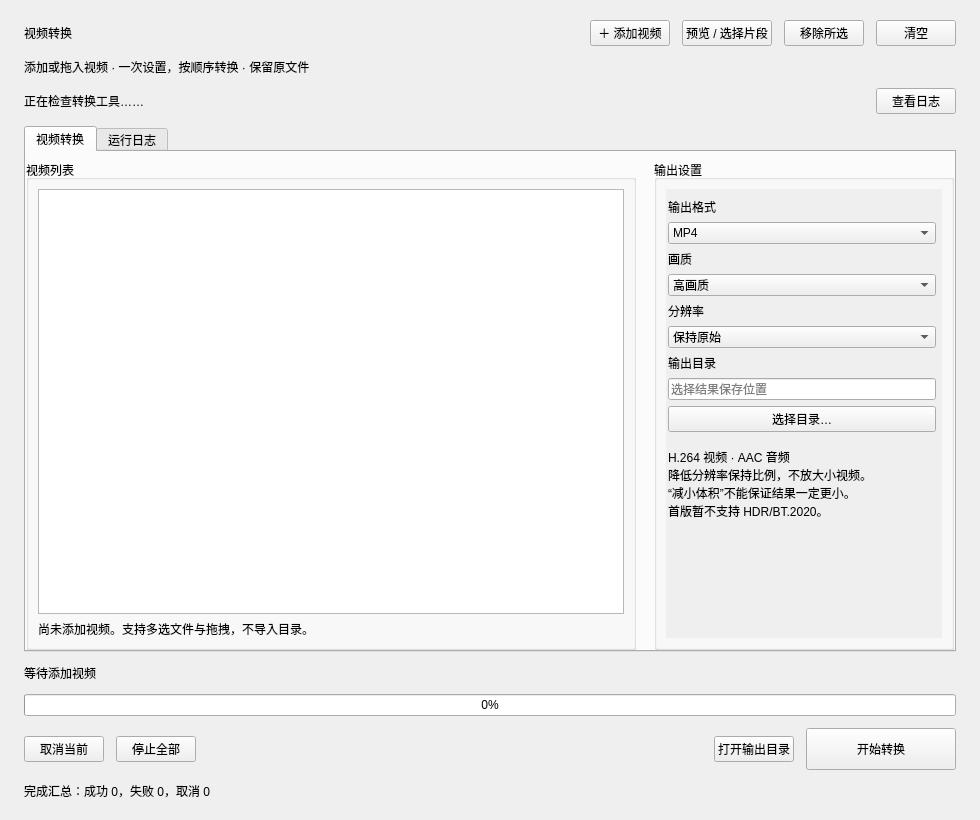
<?xml version="1.0" encoding="utf-8"?>
<ui version="4.0">
 <class>MainWindow</class>
 <widget class="QMainWindow" name="MainWindow">
  <property name="geometry">
   <rect>
    <x>0</x>
    <y>0</y>
    <width>980</width>
    <height>820</height>
   </rect>
  </property>
  <property name="minimumSize">
   <size>
    <width>880</width>
    <height>720</height>
   </size>
  </property>
  <property name="windowTitle">
   <string>VideoConversion · 视频转换器</string>
  </property>
  <widget class="QWidget" name="centralWidget">
   <layout class="QVBoxLayout" name="mainLayout" stretch="0,0,0,1,0,0,0,0">
    <property name="spacing">
     <number>12</number>
    </property>
    <property name="leftMargin">
     <number>24</number>
    </property>
    <property name="topMargin">
     <number>20</number>
    </property>
    <property name="rightMargin">
     <number>24</number>
    </property>
    <property name="bottomMargin">
     <number>20</number>
    </property>
    <item>
     <layout class="QHBoxLayout" name="headerLayout">
      <item>
       <widget class="QLabel" name="titleLabel">
        <property name="text">
         <string>视频转换</string>
        </property>
       </widget>
      </item>
      <item>
       <spacer name="headerSpacer">
        <property name="orientation">
         <enum>Qt::Horizontal</enum>
        </property>
        <property name="sizeHint" stdset="0">
         <size>
          <width>40</width>
          <height>20</height>
         </size>
        </property>
       </spacer>
      </item>
      <item>
       <widget class="QPushButton" name="addButton">
        <property name="text">
         <string>＋ 添加视频</string>
        </property>
       </widget>
      </item>
      <item>
       <widget class="QPushButton" name="previewButton">
        <property name="text"><string>预览 / 选择片段</string></property>
       </widget>
      </item>
      <item>
       <widget class="QPushButton" name="removeButton">
        <property name="text">
         <string>移除所选</string>
        </property>
       </widget>
      </item>
      <item>
       <widget class="QPushButton" name="clearButton">
        <property name="text">
         <string>清空</string>
        </property>
       </widget>
      </item>
     </layout>
    </item>
    <item>
     <widget class="QLabel" name="introLabel">
      <property name="text">
       <string>添加或拖入视频 · 一次设置，按顺序转换 · 保留原文件</string>
      </property>
     </widget>
    </item>
    <item>
     <layout class="QHBoxLayout" name="noticeLayout" stretch="1,0">
      <item>
       <widget class="QLabel" name="noticeLabel">
        <property name="text">
         <string>正在检查转换工具……</string>
        </property>
        <property name="wordWrap">
         <bool>true</bool>
        </property>
       </widget>
      </item>
      <item>
       <widget class="QPushButton" name="logsButton">
        <property name="text">
         <string>查看日志</string>
        </property>
       </widget>
      </item>
     </layout>
    </item>
    <item>
     <widget class="QTabWidget" name="pageTabs">
      <property name="currentIndex">
       <number>0</number>
      </property>
      <widget class="QWidget" name="conversionPage">
       <attribute name="title">
        <string>视频转换</string>
       </attribute>
       <layout class="QVBoxLayout" name="conversionPageLayout">
        <property name="leftMargin">
         <number>0</number>
        </property>
        <property name="topMargin">
         <number>8</number>
        </property>
        <property name="rightMargin">
         <number>0</number>
        </property>
        <property name="bottomMargin">
         <number>0</number>
        </property>
        <item>
         <layout class="QHBoxLayout" name="contentLayout" stretch="1,0">
          <property name="spacing">
           <number>18</number>
          </property>
          <item>
           <widget class="QGroupBox" name="queueGroup">
            <property name="maximumSize">
             <size>
              <width>620</width>
              <height>16777215</height>
             </size>
            </property>
            <property name="title">
             <string>视频列表</string>
            </property>
            <layout class="QVBoxLayout" name="queueLayout">
             <item>
              <widget class="QListWidget" name="videoList">
               <property name="selectionMode">
                <enum>QAbstractItemView::ExtendedSelection</enum>
               </property>
               <property name="iconSize">
                <size>
                 <width>128</width>
                 <height>80</height>
                </size>
               </property>
               <property name="spacing">
                <number>5</number>
               </property>
              </widget>
             </item>
             <item>
              <widget class="QLabel" name="queueHint">
               <property name="text">
                <string>尚未添加视频。支持多选文件与拖拽，不导入目录。</string>
               </property>
               <property name="wordWrap">
                <bool>true</bool>
               </property>
              </widget>
             </item>
            </layout>
           </widget>
          </item>
          <item>
           <widget class="QGroupBox" name="settingsGroup">
            <property name="minimumSize">
             <size>
              <width>300</width>
              <height>200</height>
             </size>
            </property>
            <property name="maximumSize">
             <size>
              <width>340</width>
              <height>16777215</height>
             </size>
            </property>
            <property name="title">
             <string>输出设置</string>
            </property>
            <layout class="QVBoxLayout" name="settingsOuterLayout">
             <item>
              <widget class="QScrollArea" name="settingsScroll">
               <property name="frameShape">
                <enum>QFrame::NoFrame</enum>
               </property>
               <property name="widgetResizable">
                <bool>true</bool>
               </property>
               <widget class="QWidget" name="settingsContents">
                <property name="minimumSize">
                 <size>
                  <width>0</width>
                  <height>440</height>
                 </size>
                </property>
                <layout class="QVBoxLayout" name="settingsLayout">
                 <property name="spacing">
                  <number>6</number>
                 </property>
                 <property name="leftMargin">
                  <number>2</number>
                 </property>
                 <property name="rightMargin">
                  <number>6</number>
                 </property>
                 <item>
                  <widget class="QLabel" name="formatLabel">
                   <property name="text">
                    <string>输出格式</string>
                   </property>
                  </widget>
                 </item>
                 <item>
                  <widget class="QComboBox" name="formatCombo">
                   <item>
                    <property name="text">
                     <string>MP4</string>
                    </property>
                   </item>
                   <item>
                    <property name="text">
                     <string>MKV</string>
                    </property>
                   </item>
                  </widget>
                 </item>
                 <item>
                  <widget class="QLabel" name="qualityLabel">
                   <property name="text">
                    <string>画质</string>
                   </property>
                  </widget>
                 </item>
                 <item>
                  <widget class="QComboBox" name="qualityCombo">
                   <item>
                    <property name="text">
                     <string>高画质</string>
                    </property>
                   </item>
                   <item>
                    <property name="text">
                     <string>标准画质</string>
                    </property>
                   </item>
                   <item>
                    <property name="text">
                     <string>减小体积</string>
                    </property>
                   </item>
                  </widget>
                 </item>
                 <item>
                  <widget class="QLabel" name="resolutionLabel">
                   <property name="text">
                    <string>分辨率</string>
                   </property>
                  </widget>
                 </item>
                 <item>
                  <widget class="QComboBox" name="resolutionCombo">
                   <item>
                    <property name="text">
                     <string>保持原始</string>
                    </property>
                   </item>
                   <item>
                    <property name="text">
                     <string>不超过 1080p</string>
                    </property>
                   </item>
                   <item>
                    <property name="text">
                     <string>不超过 720p</string>
                    </property>
                   </item>
                  </widget>
                 </item>
                 <item>
                  <widget class="QLabel" name="directoryLabel">
                   <property name="text">
                    <string>输出目录</string>
                   </property>
                  </widget>
                 </item>
                 <item>
                  <widget class="QLineEdit" name="directoryEdit">
                   <property name="placeholderText">
                    <string>选择结果保存位置</string>
                   </property>
                  </widget>
                 </item>
                 <item>
                  <widget class="QPushButton" name="browseButton">
                   <property name="text">
                    <string>选择目录…</string>
                   </property>
                  </widget>
                 </item>
                 <item>
                  <widget class="QLabel" name="encodingHint">
                   <property name="minimumSize">
                    <size>
                     <width>0</width>
                     <height>92</height>
                    </size>
                   </property>
                   <property name="text">
                    <string>H.264 视频 · AAC 音频
降低分辨率保持比例，不放大小视频。
“减小体积”不能保证结果一定更小。
首版暂不支持 HDR/BT.2020。</string>
                   </property>
                   <property name="wordWrap">
                    <bool>true</bool>
                   </property>
                  </widget>
                 </item>
                 <item>
                  <spacer name="settingsSpacer">
                   <property name="orientation">
                    <enum>Qt::Vertical</enum>
                   </property>
                   <property name="sizeHint" stdset="0">
                    <size>
                     <width>20</width>
                     <height>30</height>
                    </size>
                   </property>
                  </spacer>
                 </item>
                </layout>
               </widget>
              </widget>
             </item>
            </layout>
           </widget>
          </item>
         </layout>
        </item>
       </layout>
      </widget>
      <widget class="QWidget" name="logsPage">
       <attribute name="title">
        <string>运行日志</string>
       </attribute>
       <layout class="QVBoxLayout" name="logsPageLayout" stretch="0,1">
        <property name="leftMargin">
         <number>0</number>
        </property>
        <property name="topMargin">
         <number>8</number>
        </property>
        <property name="rightMargin">
         <number>0</number>
        </property>
        <property name="bottomMargin">
         <number>0</number>
        </property>
        <item>
         <layout class="QHBoxLayout" name="logsToolbar">
          <item>
           <widget class="QLabel" name="logsHint">
            <property name="text">
             <string>当前会话最近的诊断 · 切换页面不影响转换</string>
            </property>
           </widget>
          </item>
          <item>
           <spacer name="logsSpacer">
            <property name="orientation">
             <enum>Qt::Horizontal</enum>
            </property>
            <property name="sizeHint" stdset="0">
             <size>
              <width>40</width>
              <height>20</height>
             </size>
            </property>
           </spacer>
          </item>
          <item>
           <widget class="QPushButton" name="copyButton">
            <property name="text">
             <string>复制日志</string>
            </property>
           </widget>
          </item>
         </layout>
        </item>
        <item>
         <widget class="QPlainTextEdit" name="logView">
          <property name="readOnly">
           <bool>true</bool>
          </property>
         </widget>
        </item>
       </layout>
      </widget>
     </widget>
    </item>
    <item>
     <widget class="QLabel" name="currentLabel">
      <property name="text">
       <string>等待添加视频</string>
      </property>
      <property name="wordWrap">
       <bool>true</bool>
      </property>
     </widget>
    </item>
    <item>
     <widget class="QProgressBar" name="progressBar">
      <property name="value">
       <number>0</number>
      </property>
      <property name="textVisible">
       <bool>true</bool>
      </property>
     </widget>
    </item>
    <item>
     <layout class="QHBoxLayout" name="actionsLayout">
      <item>
       <widget class="QPushButton" name="cancelButton">
        <property name="text">
         <string>取消当前</string>
        </property>
       </widget>
      </item>
      <item>
       <widget class="QPushButton" name="stopButton">
        <property name="text">
         <string>停止全部</string>
        </property>
       </widget>
      </item>
      <item>
       <spacer name="actionsSpacer">
        <property name="orientation">
         <enum>Qt::Horizontal</enum>
        </property>
        <property name="sizeHint" stdset="0">
         <size>
          <width>40</width>
          <height>20</height>
         </size>
        </property>
       </spacer>
      </item>
      <item>
       <widget class="QPushButton" name="openButton">
        <property name="text">
         <string>打开输出目录</string>
        </property>
       </widget>
      </item>
      <item>
       <widget class="QPushButton" name="startButton">
        <property name="minimumSize">
         <size>
          <width>150</width>
          <height>42</height>
         </size>
        </property>
        <property name="text">
         <string>开始转换</string>
        </property>
       </widget>
      </item>
     </layout>
    </item>
    <item>
     <widget class="QLabel" name="summaryLabel">
      <property name="text">
       <string>完成汇总：成功 0，失败 0，取消 0</string>
      </property>
     </widget>
    </item>
   </layout>
  </widget>
 </widget>
 <resources />
 <connections />
</ui>
